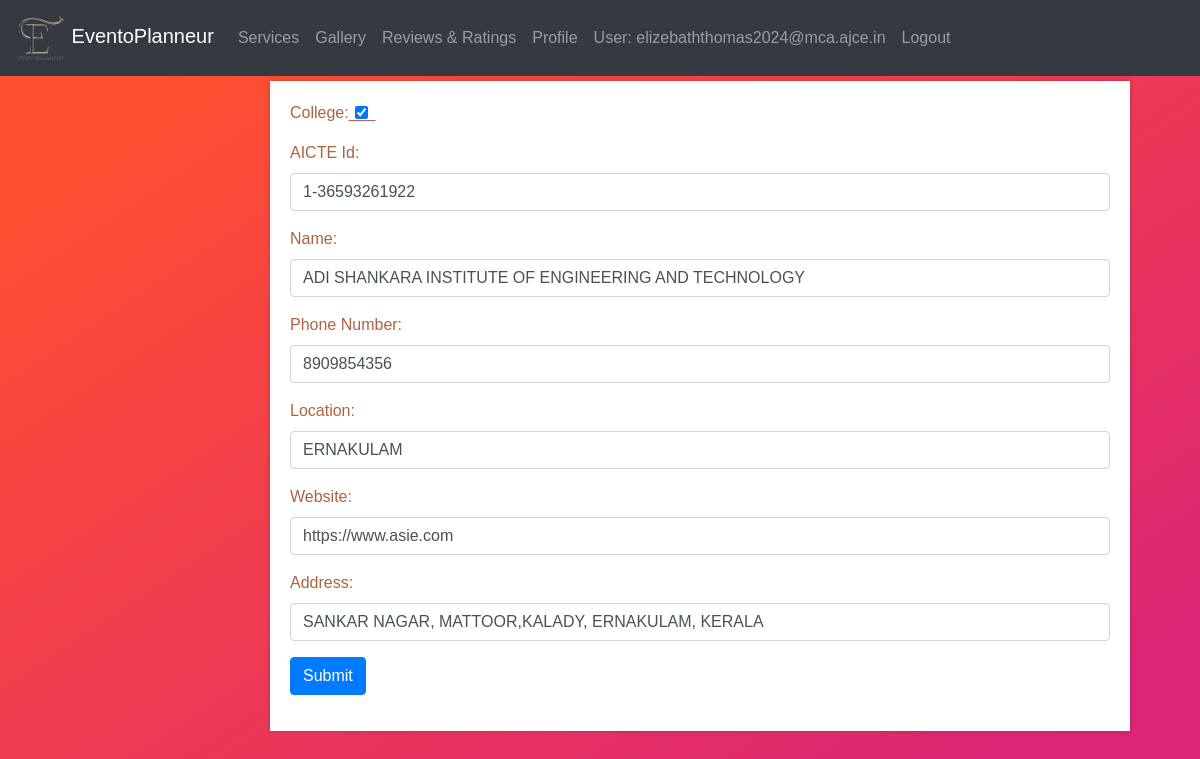
The page /org_profile/ (signed in) on the database its author committed.
### eventapp/models.py (models this page shows, shortened)
class CustomUser(AbstractUser):
    username = None
    USERNAME_FIELD  = 'email'
    email = models.EmailField(unique=True)
    password = models.CharField(max_length=128)
    is_organizer = models.BooleanField(default=False)
    is_provider = models.BooleanField(default=False)
    is_attendee = models.BooleanField(default=False)
    is_verified = models.BooleanField(default=False)
    verification_token = models.CharField(max_length=100, blank=True, null=True)
    REQUIRED_FIELDS = []
    objects = CustomUserManager()

class EventOrganizer(models.Model):
    name = models.CharField(max_length=255)
    phone_number = models.CharField(max_length=15)
    address = models.TextField()
    website = models.URLField(blank=True, null=True)
    college = models.BooleanField(default=True)
    aicte = models.CharField(max_length=255, blank=True, null=True)
    org_user=models.ForeignKey(CustomUser, on_delete=models.CASCADE,null=True,blank=True)
    location = models.CharField(max_length=100,null=True)

### eventapp/views.py (the view)
# urls.py: path('org_profile/',views.org_profile,name='org_profile'),
@login_required
def org_profile(request):
    org_user = request.user
    try:
        organizer_instance = EventOrganizer.objects.get(org_user=org_user)
    except EventOrganizer.DoesNotExist:
        organizer_instance = None
    if request.method == "POST":
        if organizer_instance:
            form = Organizer(request.POST, instance=organizer_instance)
        else:
            form = Organizer(request.POST)
        if form.is_valid():
            event_organizer = form.save(commit=False)
            event_organizer.org_user = org_user
            event_organizer.save()
            return redirect('eventapp:orghome')
    else:
        form = Organizer(instance=organizer_instance)
    messages.error(request, form.errors)
    return render(request, 'org_profile.html', {'form': form})

### eventapp/forms.py
class Organizer(forms.ModelForm):
    class Meta:
        model = EventOrganizer
        fields = '__all__'

### templates/org_profile.html (shortened to what this page needs)
{% load static %}
<html lang="en">
<head>
  <link rel="stylesheet" href="https://maxcdn.bootstrapcdn.com/bootstrap/4.5.2/css/bootstrap.min.css">
  <link rel="stylesheet"type="text/css" href="{% static 'css/webinar.css' %}">
</head>
<body style="background:linear-gradient(to left top, #DD2476 10%, #FF512F 90%);">
  <nav class="navbar navbar-expand-md bg-dark navbar-dark">
    <div class="containers">
      <a class="navbar-brand" href="{% url 'eventapp:orghome' %}">
        <img src="{% static 'images/Eventoplanneur.png' %}" alt="Logo" width="50"> EventoPlanneur
      </a>
      <div class="collapse navbar-collapse" id="navbarCollapse">
        <ul class="navbar-nav ml-auto">
          <li class="nav-item"><a class="nav-link" href="{% url 'eventapp:services' %}">Services</a></li>
          <li class="nav-item"><a class="nav-link" href="{% url 'eventapp:gallery' %}">Gallery</a></li>
          <li class="nav-item"><a class="nav-link" href="{% url 'eventapp:review_service' %}">Reviews & Ratings</a></li>
          <li class="nav-item"><a class="nav-link" href="{% url 'eventapp:org_profile' %}">Profile</a></li>
          <li class="nav-item">
            {% if user.is_authenticated %}
            <a class="nav-link" >User: {{ user.email }}</a>
            <li class="nav-item"><a href="{% url 'eventapp:logout' %}" class="nav-link">Logout</a></li>
            {% endif %}
          </li>
        </ul>
      </div>
    </div>
  </nav>
  <div class="container">
    <div class="events">
        <form method="post" action="{% url 'eventapp:org_profile' %}" id="profile">
            <div class="mb-3">
              <label for="college" class="form-check-label">College:___</label>
              <input type="checkbox" id="college" name="college" value="{{form.college.value}}" class="form-check-input" checked>
          </div>
          <div class="mb-3">
              <label for="aicte" class="form-label">AICTE Id:</label>
              <input type="text" id="aicte" name="aicte" value="{{form.aicte.value}}" class="form-control" >
          </div>
            <div class="mb-3">
                <label for="name" class="form-label">Name:</label>
                <input type="text" id="name" name="name" value="{{ form.name.value }}" class="form-control" required>
            </div>
            <div class="mb-3">
                <label for="phone_number" class="form-label">Phone Number:</label>
                <input type="tel" id="phone_number" name="phone_number" value="{{form.phone_number.value}}" class="form-control" required>
            </div>
            <div class="mb-3">
                <label for="location" class="form-label">Location:</label>
                <input type="text" id="location" name="location"  value="{{form.location.value}}" class="form-control" required>
            </div>
            <div class="mb-3">
                <label for="website" class="form-label">Website:</label>
                <input type="url" id="website" name="website" value="{{form.website.value}}" class="form-control">
            </div>
            <div class="mb-3">
              <label for="address" class="form-label">Address:</label>
              <input type="text" id="address" name="address" value="{{form.address.value}}" class="form-control">
            </div>
            <input type="submit" class="btn btn-primary" value="Submit">
        </form>
    </div>
</div>
</body>
</html>

### static/css/webinar.css (style rules this page uses)
body { font-family: Arial, sans-serif; margin: 0; padding: 0; background-position: center; color: #ad6341; background-image: url("/static/images/bg.gif"); background-size: cover; }
.containers { display: flex; justify-content: space-between; text-align: right; }
.container { display: flex; justify-content: space-between; margin: 5px; }
.events, .notifications, .chatbot { padding: 20px; background-color: #fff; box-shadow: 0px 0px 5px rgba(0, 0, 0, 0.2); flex: 1; margin-left: 15px; }
.events { margin-left: 250px; }

### rows shown on the page
CustomUser: email "elizebaththomas2024@mca.ajce.in"
EventOrganizer: aicte "1-36593261922", name "ADI SHANKARA INSTITUTE OF ENGINEERING AND TECHNOLOGY", phone_number "8909854356", location "ERNAKULAM", website "https://www.asie.com", address "SANKAR NAGAR, MATTOOR,KALADY, ERNAKULAM, KERALA"
